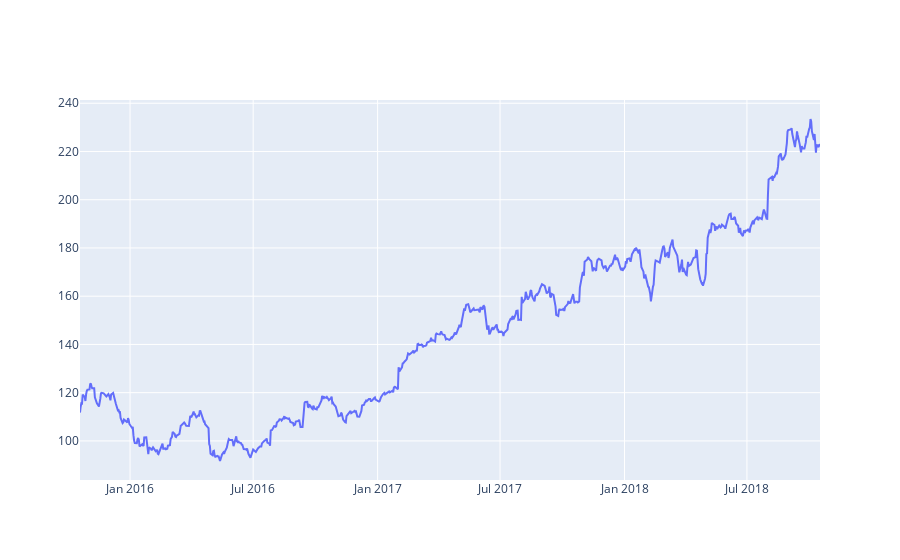

Notebook cell for this chart:
### Code cell
data=[go.Scatter(
    x=appl_df.index, y=appl_df['high']
)]

plotly.offline.init_notebook_mode(connected=True)
plotly.offline.iplot(data)

### Figure 1 — Plotly figure (JSON) as saved in the notebook; plotly's stock layout.template omitted (floating-point values rounded to 4 significant figures; data arrays with more than 128 entries replaced by an {"elided": "..."} marker saying what was removed)
{"data": [{"type": "scatter", "x": {"elided": "756 str values"}, "y": {"elided": "756 float values"}}], "layout": {}}
